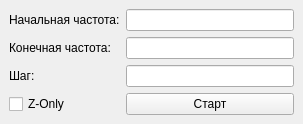
<?xml version="1.0" encoding="UTF-8"?>
<ui version="4.0">
 <class>MainWindow</class>
 <widget class="QMainWindow" name="MainWindow">
  <property name="geometry">
   <rect>
    <x>0</x>
    <y>0</y>
    <width>303</width>
    <height>118</height>
   </rect>
  </property>
  <property name="windowTitle">
   <string>MainWindow</string>
  </property>
  <widget class="QWidget" name="centralwidget">
   <layout class="QGridLayout" name="gridLayout_2">
    <item row="0" column="0">
     <layout class="QGridLayout" name="gridLayout">
      <item row="0" column="0">
       <widget class="QLabel" name="label">
        <property name="text">
         <string>Начальная частота:</string>
        </property>
       </widget>
      </item>
      <item row="0" column="1">
       <widget class="QLineEdit" name="lineEdit"/>
      </item>
      <item row="1" column="1">
       <widget class="QLineEdit" name="lineEdit_2"/>
      </item>
      <item row="1" column="0">
       <widget class="QLabel" name="label_2">
        <property name="text">
         <string>Конечная частота:</string>
        </property>
       </widget>
      </item>
      <item row="3" column="1">
       <widget class="QPushButton" name="pushButton">
        <property name="text">
         <string>Старт</string>
        </property>
       </widget>
      </item>
      <item row="3" column="0">
       <widget class="QCheckBox" name="checkBox">
        <property name="text">
         <string>Z-Only</string>
        </property>
       </widget>
      </item>
      <item row="2" column="0">
       <widget class="QLabel" name="label_3">
        <property name="text">
         <string>Шаг:</string>
        </property>
       </widget>
      </item>
      <item row="2" column="1">
       <widget class="QLineEdit" name="lineEdit_3"/>
      </item>
     </layout>
    </item>
   </layout>
  </widget>
 </widget>
 <resources/>
 <connections/>
</ui>
